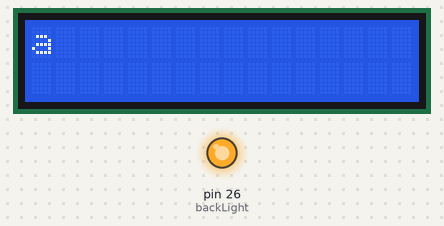
This sketch was run on a simulated Arduino Mega 2560, built with avr-gcc and run on an emulated ATmega2560. Shown: 16×2 character LCD, output pins drawn as LEDs (lit = HIGH).

Above: at 0.16 s.
At 4.96 s:
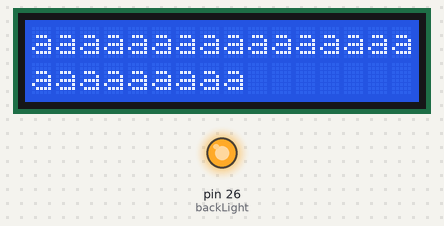
At 9.97 s:
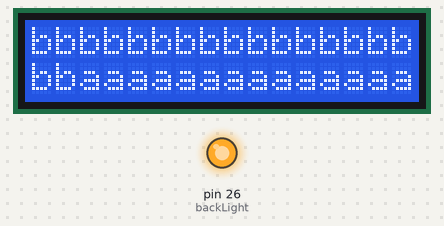
At 19.98 s:
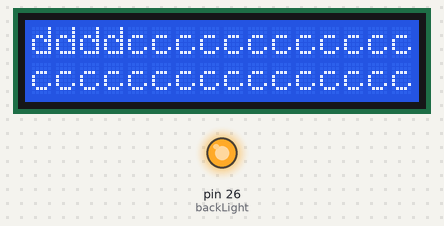
At 29.8 s:
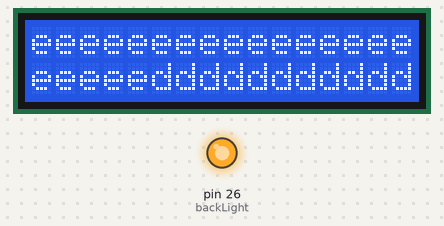
At 39.81 s:
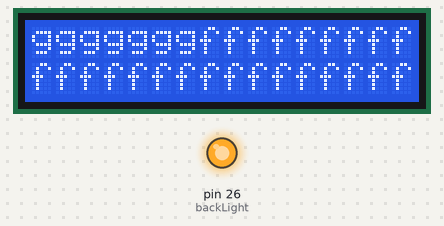

The sketch:

Lcd1602_644.ino
```cpp
/* ------------------------------------------------------------------------------- */
// character LCD example code
// www.hacktronics.com

#include <LiquidCrystal.h>

// Connections:
// rs (LCD pin 4) to Arduino pin 12
// rw (LCD pin 5) to Arduino pin 11
// enable (LCD pin 6) to Arduino pin 10
// LCD pin 15 to Arduino pin 13
// LCD pins d4, d5, d6, d7 to Arduino pins 5, 4, 3, 2
const int numRows = 2;
const int numCols = 16;
LiquidCrystal lcd(24, 25, 27, 28, 29, 30);

int backLight = 26;    // pin 13 will control the backlight

void setup()
{
  pinMode(backLight, OUTPUT);
  digitalWrite(backLight, HIGH); // turn backlight on. Replace 'HIGH' with 'LOW' to turn it off.
 // lcd.begin(16, 2);
    lcd.begin(numCols, numRows);
  //delay(10);// columns, rows.  use 16,2 for a 16x2 LCD, etc.
 // lcd.clear();
  //lcd.print("hello World");// start with a blank screen
 // delay(1000);
 //lcd.setCursor(0, 0);
 //lcd.print("hello World");// set cursor to column 0, row 0 (the first row)
 //lcd.print("Line 1 text here");    // change this text to whatever you like. keep it clean.
  //lcd.setCursor(0, 1);          // set cursor to column 0, row 1
  //lcd.print("Line 2 text here");

  // if you have a 4 row LCD, uncomment these lines to write to the bottom rows
  // and change the lcd.begin() statement above.
  //lcd.setCursor(0,2);         // set cursor to column 0, row 2
  //lcd.print("Row 3");
  //lcd.setCursor(0,3);         // set cursor to column 0, row 3
  //lcd.print("Row 4");
}

void loop()
{
// loop from ASCII 'a' to ASCII 'z':
  for (int thisLetter = 'a'; thisLetter <= 'z'; thisLetter++) {
    // loop over the columns:
    for (int  thisRow = 0; thisRow < numRows; thisRow++) {
      // loop over the rows:
      for (int thisCol = 0; thisCol < numCols; thisCol++) {
        // set the cursor position:
        lcd.setCursor(thisCol, thisRow);
        // print the letter:
        lcd.write(thisLetter);
        delay(200);
      }
    }
  }
}
```
